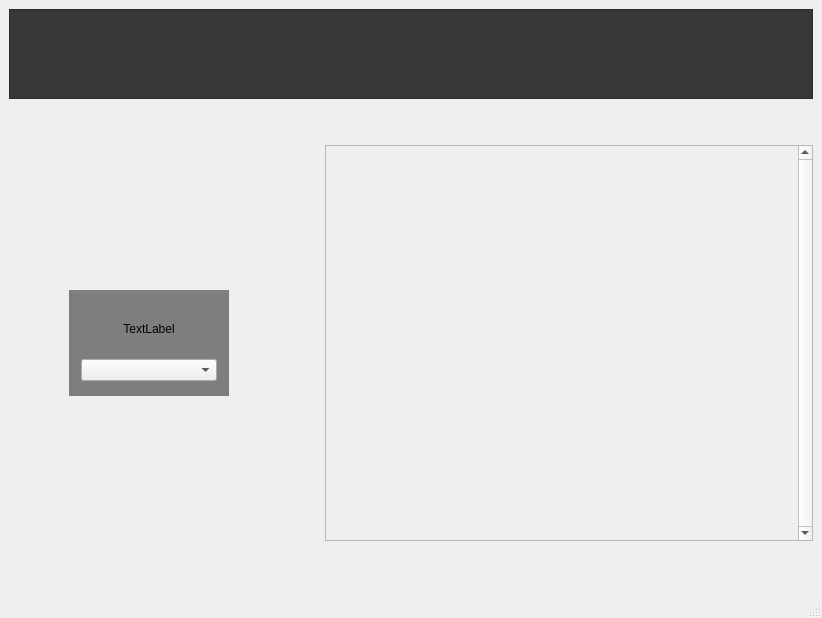
<?xml version="1.0" encoding="UTF-8"?>
<ui version="4.0">
 <class>MainWindow</class>
 <widget class="QMainWindow" name="MainWindow">
  <property name="geometry">
   <rect>
    <x>0</x>
    <y>0</y>
    <width>822</width>
    <height>618</height>
   </rect>
  </property>
  <property name="windowTitle">
   <string>MainWindow</string>
  </property>
  <widget class="QWidget" name="centralwidget">
   <layout class="QVBoxLayout" name="verticalLayout">
    <item>
     <widget class="QFrame" name="frame">
      <property name="sizePolicy">
       <sizepolicy hsizetype="MinimumExpanding" vsizetype="Maximum">
        <horstretch>0</horstretch>
        <verstretch>0</verstretch>
       </sizepolicy>
      </property>
      <property name="minimumSize">
       <size>
        <width>0</width>
        <height>90</height>
       </size>
      </property>
      <property name="baseSize">
       <size>
        <width>0</width>
        <height>68</height>
       </size>
      </property>
      <property name="styleSheet">
       <string notr="true">background-color: #373737;</string>
      </property>
      <property name="frameShape">
       <enum>QFrame::StyledPanel</enum>
      </property>
      <property name="frameShadow">
       <enum>QFrame::Raised</enum>
      </property>
     </widget>
    </item>
    <item>
     <layout class="QGridLayout" name="gridLayout">
      <property name="spacing">
       <number>6</number>
      </property>
      <item row="1" column="0">
       <spacer name="horizontalSpacer_2">
        <property name="orientation">
         <enum>Qt::Horizontal</enum>
        </property>
        <property name="sizeType">
         <enum>QSizePolicy::Fixed</enum>
        </property>
        <property name="sizeHint" stdset="0">
         <size>
          <width>60</width>
          <height>20</height>
         </size>
        </property>
       </spacer>
      </item>
      <item row="1" column="2">
       <spacer name="horizontalSpacer">
        <property name="orientation">
         <enum>Qt::Horizontal</enum>
        </property>
        <property name="sizeType">
         <enum>QSizePolicy::Maximum</enum>
        </property>
        <property name="sizeHint" stdset="0">
         <size>
          <width>90</width>
          <height>20</height>
         </size>
        </property>
       </spacer>
      </item>
      <item row="1" column="1">
       <widget class="QGroupBox" name="groupBox">
        <property name="sizePolicy">
         <sizepolicy hsizetype="Fixed" vsizetype="Maximum">
          <horstretch>0</horstretch>
          <verstretch>0</verstretch>
         </sizepolicy>
        </property>
        <property name="minimumSize">
         <size>
          <width>160</width>
          <height>106</height>
         </size>
        </property>
        <property name="styleSheet">
         <string notr="true">QGroupBox{background-color: gray}</string>
        </property>
        <property name="title">
         <string/>
        </property>
        <layout class="QVBoxLayout" name="verticalLayout_3">
         <item>
          <widget class="QLabel" name="label">
           <property name="sizePolicy">
            <sizepolicy hsizetype="Preferred" vsizetype="Maximum">
             <horstretch>0</horstretch>
             <verstretch>0</verstretch>
            </sizepolicy>
           </property>
           <property name="minimumSize">
            <size>
             <width>0</width>
             <height>46</height>
            </size>
           </property>
           <property name="text">
            <string>TextLabel</string>
           </property>
           <property name="alignment">
            <set>Qt::AlignCenter</set>
           </property>
          </widget>
         </item>
         <item>
          <widget class="QComboBox" name="comboBox"/>
         </item>
        </layout>
       </widget>
      </item>
      <item row="0" column="2">
       <spacer name="verticalSpacer_2">
        <property name="orientation">
         <enum>Qt::Vertical</enum>
        </property>
        <property name="sizeType">
         <enum>QSizePolicy::Fixed</enum>
        </property>
        <property name="sizeHint" stdset="0">
         <size>
          <width>20</width>
          <height>40</height>
         </size>
        </property>
       </spacer>
      </item>
      <item row="2" column="1" rowspan="2">
       <spacer name="verticalSpacer">
        <property name="orientation">
         <enum>Qt::Vertical</enum>
        </property>
        <property name="sizeType">
         <enum>QSizePolicy::Preferred</enum>
        </property>
        <property name="sizeHint" stdset="0">
         <size>
          <width>20</width>
          <height>40</height>
         </size>
        </property>
       </spacer>
      </item>
      <item row="1" column="3">
       <widget class="QScrollArea" name="scrollArea">
        <property name="verticalScrollBarPolicy">
         <enum>Qt::ScrollBarAlwaysOn</enum>
        </property>
        <property name="sizeAdjustPolicy">
         <enum>QAbstractScrollArea::AdjustIgnored</enum>
        </property>
        <property name="widgetResizable">
         <bool>true</bool>
        </property>
        <widget class="QWidget" name="scrollAreaWidgetContents">
         <property name="geometry">
          <rect>
           <x>0</x>
           <y>0</y>
           <width>458</width>
           <height>366</height>
          </rect>
         </property>
         <layout class="QVBoxLayout" name="verticalLayout_4">
          <item>
           <layout class="QVBoxLayout" name="verticalLayout_2"/>
          </item>
         </layout>
        </widget>
       </widget>
      </item>
     </layout>
    </item>
   </layout>
  </widget>
  <widget class="QMenuBar" name="menubar">
   <property name="geometry">
    <rect>
     <x>0</x>
     <y>0</y>
     <width>822</width>
     <height>20</height>
    </rect>
   </property>
  </widget>
  <widget class="QStatusBar" name="statusbar"/>
 </widget>
 <resources/>
 <connections/>
</ui>
